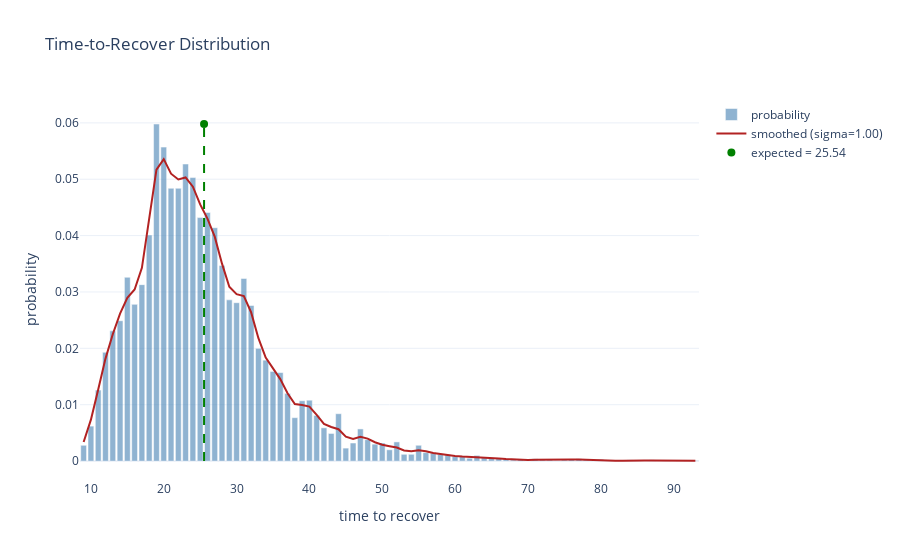
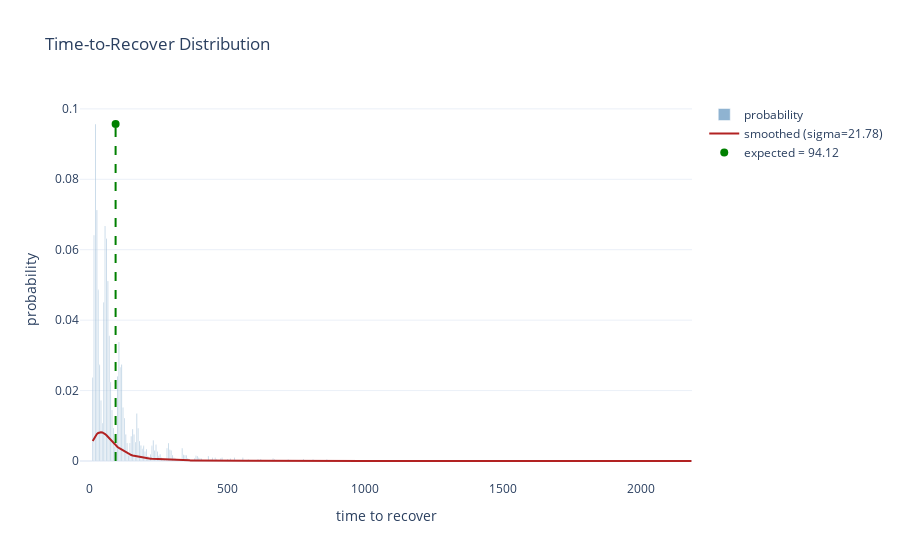

Notebook source saved alongside these figures, in order:
### Code cell
# Just restart the notebook and it will run all benchmarks again.
# Cached benchmarks are stored in memory and reused if the source file did not change.


def compute_sha1(path):
    """Return SHA1 hash of the file's contents."""
    with open(path, "rb") as f:
        return hashlib.sha1(f.read()).hexdigest()


def load_module(name):
    """Import or reload impls.<name>."""
    full_name = "impls." + name

    if full_name in globals():
        module = importlib.reload(globals()[full_name])
    else:
        module = importlib.import_module(full_name)
        globals()[full_name] = module

    return module


def report(stats):
    render_distribution(stats)
    print(f"Expected time to recover: {stats['expected_time']} packets")
    print(f"Packet efficency: {stats['packet_efficiency']} payload bits/packet")
    print(f"Bit Efficency: {stats['bit_efficency']} payload bits/bit")


# Iterate over implementation files
for file in IMPLS_DIR.glob("*.py"):
    name = file.stem

    # Skip interface and private modules
    if name == "_interface" or name.startswith("_"):
        continue

    print("Found implementation:", name)

    file_hash = compute_sha1(file)

    # If cached: check whether file changed
    if name in benchmark_cache:
        cached = benchmark_cache[name]
        cached_hash = cached["hash"]
        cached_stats = cached["stats"]

        if cached_hash == file_hash:
            print("  No changes. Using cached benchmark.")
            report(cached_stats)
            continue
        else:
            print("  File changed. Reloading and benchmarking again.")
    else:
        print("  First time seen. Benchmarking.")

    # Load/reload implementation
    module = load_module(name)

    # Require expected constructors
    if not hasattr(module, "producer_constructor") or not hasattr(
        module, "recoverer_constructor"
    ):
        print("  Missing constructors. Skipping.\n")
        continue

    N = 5
    D = 2**20
    producer_constructor = module.producer_constructor
    recoverer_constructor = module.recoverer_constructor
    D = getattr(module, "override_D", lambda _: D)(N)

    # Run benchmark
    stats = visual_benchmark(
        producer_constructor,
        recoverer_constructor,
        N=N,
        D=D,
        passes=10000,
    )

    # Store into cache
    benchmark_cache[name] = {
        "hash": file_hash,
        "stats": stats,
    }

    # Render the new result
    report(stats)

### Figure 1 — Plotly figure (JSON) as saved in the notebook; plotly's stock layout.template omitted (floating-point values rounded to 4 significant figures)
{"data": [{"marker": {"color": "steelblue"}, "name": "probability", "opacity": 0.6, "type": "bar", "x": [9, 10, 11, 12, 13, 14, 15, 16, 17, 18, 19, 20, 21, 22, 23, 24, 25, 26, 27, 28, 29, 30, 31, 32, 33, 34, 35, 36, 37, 38, 39, 40, 41, 42, 43, 44, 45, 46, 47, 48, 49, 50, 51, 52, 53, 54, 55, 56, 57, 58, 59, 60, 61, 62, 63, 64, 65, 66, 67, 68, 69, 70, 71, 72, 73, 74, 75, 76, 77, 78, 79, 80, 81, 82, 83, 84, 85, 86, 87, 88, 89, 90, 91, 92, 93], "y": [0.0028, 0.0062, 0.0126, 0.0193, 0.0231, 0.0249, 0.0326, 0.0278, 0.0313, 0.0401, 0.0598, 0.0557, 0.0484, 0.0484, 0.0527, 0.0503, 0.0432, 0.0441, 0.0414, 0.0347, 0.0286, 0.0281, 0.0324, 0.0276, 0.02, 0.0179, 0.0159, 0.0157, 0.012, 0.0077, 0.0107, 0.0108, 0.0081, 0.0059, 0.0049, 0.0084, 0.0023, 0.0032, 0.0057, 0.0038, 0.003, 0.0032, 0.002, 0.0034, 0.0012, 0.0012, 0.0028, 0.0015, 0.0014, 0.0012, 0.0011, 0.0008, 0.0009, 0.0005, 0.001, 0.0006, 0.0005, 0.0005, 0.0004, 0.0002, 0.0003, 0.0, 0.0004, 0.0002, 0.0002, 0.0001, 0.0002, 0.0003, 0.0004, 0.0002, 0.0001, 0.0003, 0.0001, 0.0, 0.0, 0.0002, 0.0001, 0.0, 0.0002, 0.0, 0.0001, 0.0, 0.0, 0.0, 0.0001]}, {"line": {"color": "firebrick", "width": 2}, "mode": "lines", "name": "smoothed (sigma=1.00)", "type": "scatter", "x": [9, 10, 11, 12, 13, 14, 15, 16, 17, 18, 19, 20, 21, 22, 23, 24, 25, 26, 27, 28, 29, 30, 31, 32, 33, 34, 35, 36, 37, 38, 39, 40, 41, 42, 43, 44, 45, 46, 47, 48, 49, 50, 51, 52, 53, 54, 55, 56, 57, 58, 59, 60, 61, 62, 63, 64, 65, 66, 67, 68, 69, 70, 71, 72, 73, 74, 75, 76, 77, 78, 79, 80, 81, 82, 83, 84, 85, 86, 87, 88, 89, 90, 91, 92, 93], "y": [0.003384, 0.007346, 0.01271, 0.01818, 0.02251, 0.02616, 0.02897, 0.03044, 0.03427, 0.04292, 0.05169, 0.05357, 0.05099, 0.04997, 0.05031, 0.04868, 0.04554, 0.04303, 0.03982, 0.03502, 0.03092, 0.02961, 0.02927, 0.02638, 0.0218, 0.01837, 0.01636, 0.01454, 0.01202, 0.0101, 0.009929, 0.009669, 0.008188, 0.006595, 0.00604, 0.005647, 0.004341, 0.003907, 0.004306, 0.003987, 0.003337, 0.002907, 0.002645, 0.002395, 0.001872, 0.001727, 0.001932, 0.001755, 0.001432, 0.001225, 0.001056, 0.0009058, 0.0007952, 0.0007421, 0.0007467, 0.0006623, 0.0005445, 0.0004663, 0.0003749, 0.0002802, 0.0002144, 0.0001937, 0.0002364, 0.0002326, 0.0001862, 0.0001673, 0.0002108, 0.0002825, 0.0002986, 0.0002346, 0.0001893, 0.0001807, 0.0001197, 5.209e-05, 6.054e-05, 0.0001053, 9.911e-05, 8.386e-05, 9.15e-05, 7.305e-05, 5.071e-05, 2.553e-05, 1.08e-05, 2.465e-05, 3.991e-05]}, {"marker": {"color": "green", "size": 8}, "mode": "markers", "name": "expected = 25.54", "showlegend": true, "type": "scatter", "x": [25.54], "y": [0.0598]}], "layout": {"shapes": [{"line": {"color": "green", "dash": "dash", "width": 2}, "type": "line", "x0": 25.54, "x1": 25.54, "y0": 0, "y1": 0.0598}], "title": {"text": "Time-to-Recover Distribution"}, "xaxis": {"title": {"text": "time to recover"}}, "yaxis": {"title": {"text": "probability"}}}}

### Figure 2 — Plotly figure (JSON) as saved in the notebook; plotly's stock layout.template omitted (floating-point values rounded to 4 significant figures; data arrays with more than 128 entries replaced by an {"elided": "..."} marker saying what was removed)
{"data": [{"marker": {"color": "steelblue"}, "name": "probability", "opacity": 0.6, "type": "bar", "x": {"elided": "436 float values"}, "y": {"elided": "436 float values"}}, {"line": {"color": "firebrick", "width": 2}, "mode": "lines", "name": "smoothed (sigma=21.78)", "type": "scatter", "x": {"elided": "436 float values"}, "y": {"elided": "436 float values"}}, {"marker": {"color": "green", "size": 8}, "mode": "markers", "name": "expected = 94.12", "showlegend": true, "type": "scatter", "x": [94.12], "y": [0.0957]}], "layout": {"shapes": [{"line": {"color": "green", "dash": "dash", "width": 2}, "type": "line", "x0": 94.12, "x1": 94.12, "y0": 0, "y1": 0.0957}], "title": {"text": "Time-to-Recover Distribution"}, "xaxis": {"title": {"text": "time to recover"}}, "yaxis": {"title": {"text": "probability"}}}}
